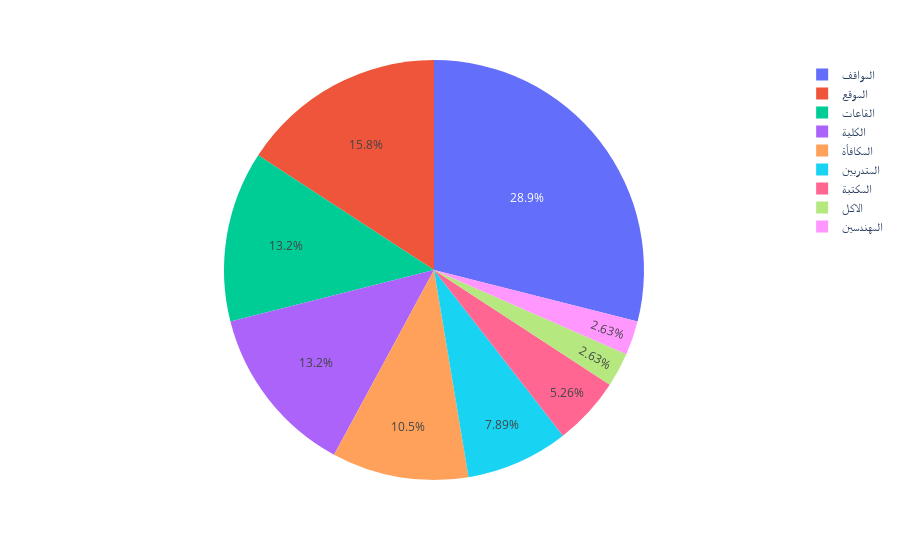

This figure's notebook cell:
### Code cell
px.pie(dff, dff.index, 0)

### Figure 1 — Plotly figure (JSON) as saved in the notebook; plotly's stock layout.template omitted (floating-point values rounded to 4 significant figures)
{"data": [{"domain": {"x": [0, 1], "y": [0, 1]}, "hovertemplate": "index=%{label}<br>0=%{value}<extra></extra>", "labels": ["المواقف", "الاكل", "القاعات", "المكافأة", "المهندسين", "المتدربين", "الموقع", "المكتبة", "الكلية"], "legendgroup": "", "name": "", "showlegend": true, "type": "pie", "values": [11, 1, 5, 4, 1, 3, 6, 2, 5]}], "layout": {"legend": {"tracegroupgap": 0}, "margin": {"t": 60}}}
